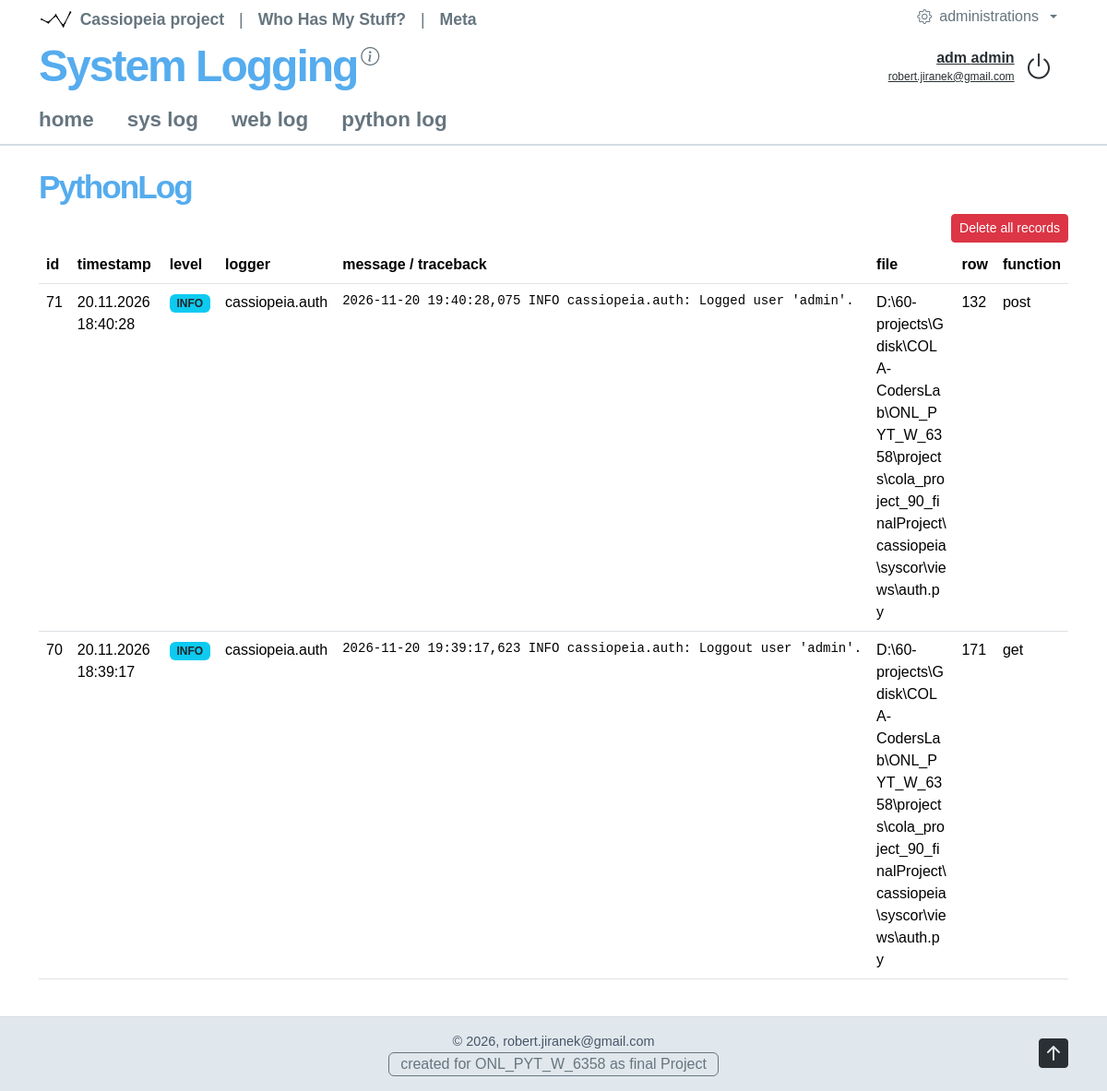
Before: /syslog/pythonloglist (signed in) with the older database file.
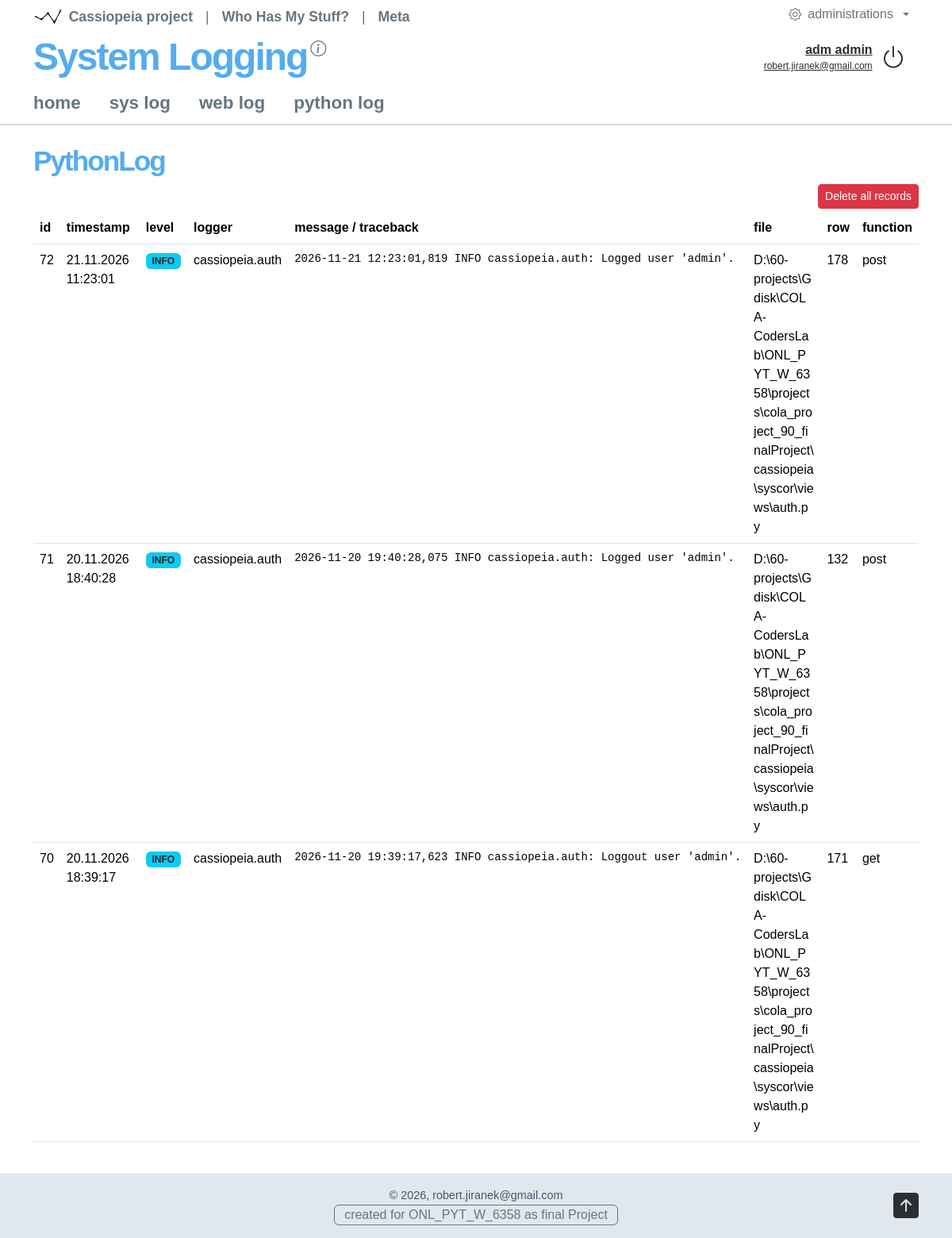
After: the same page with the newer database file.
### syscor/models.py (models this page shows)
class PythonLog(models.Model):
    timestamp = models.DateTimeField(auto_now_add=True, db_index=True)
    level = models.CharField(max_length=10, db_index=True)
    logger_name = models.CharField(max_length=255)
    message = models.TextField()
    pathname = models.TextField()
    lineno = models.PositiveIntegerField()
    func_name = models.CharField(max_length=255)
    class Meta:
        ordering = ["-timestamp", "-id"]

### syslog/views/syslog.py (the view)
# urls.py: path("pythonloglist", PythonLogListView.as_view(), name="pythonloglist"),
class PythonLogListView(SysAuthNoPermission, View):
    permission_required = "syscor.view_pythonlog"
    def get(self, request):
        logs = PythonLog.objects.order_by("-timestamp", "-id")[:100]
        return self.page_render(
            request, "pythonloglist", {"pythonlogs": logs}
        )

### syscor/views/tools.py (called while the page is built)
    @staticmethod
    def session_clear(request, session_name):
        request.session.pop(session_name, None)
        return True

### syscor/views/web.py (called while the page is built)
    @staticmethod
    def web_application_attribute_get(application_code: str = 'cassiopeia', application_attribut: str = None) -> dict[str, str] | str:
        application_code = application_code.lower()
        attribs = WEB_APPLICATIONS[application_code].copy()
        attribs['application_code'] = application_code
        if application_attribut is None:
            return attribs
        else:
            application_attribut = application_attribut.lower()
            return attribs[application_attribut]

    @staticmethod
    def web_application_module_attribute_get(module_code: str = 'cassiopeia', module_attribut: str = None) -> dict[str, str] | str:
        module_code = module_code.lower()
        attribs = WEB_APPLICATION_MODULES[module_code].copy()
        attribs['module_code'] = module_code
        if module_attribut is None:
            return attribs
        else:
            module_attribut = module_attribut.lower()
            return attribs[module_attribut]

### syslog/templates/pythonloglist.html (shortened to what this page needs)
{% extends "syscor-body.html" %}
{% block content-l2 %}
<h1>{{web_page_attributes.module_name}} </h1>
{% if perms.syscor.delete_pythonlog %}
<div class="d-flex justify-content-end mb-1">
    <form method="post"
          action="{% url 'pythonlogclear' %}"
          onsubmit="return confirm('Really delete all records?');">
        <button type="submit" class="btn btn-danger btn-sm">
            Delete all records
        </button>
    </form>
</div>
{% endif %}
<div class="table">
<table class="table">
    <tr>
        <th>id</th>
        <th>timestamp</th>
        <th>level</th>
        <th>logger</th>
        <th>message / traceback</th>
        <th>file</th>
        <th>row</th>
        <th>function</th>
    </tr>
{% for log in web_data.pythonlogs %}
    <tr>
        <td>{{ log.id }}</td>
        <td>{{ log.timestamp|date:"d.m.Y H:i:s" }}</td>
        <td>
            <span class="badge {% if log.level == 'CRITICAL' or log.level == 'ERROR' %}bg-danger{% elif log.level == 'WARNING' %}bg-warning text-dark{% elif log.level == 'INFO' %}bg-info text-dark{% else %}bg-secondary{% endif %}">
                {{ log.level }}
            </span>
        </td>
        <td>{{ log.logger_name }}</td>
        <td>
            <pre class="mb-0">{{ log.message }}</pre>
        </td>
        <td class="text-break">{{ log.pathname }}</td>
        <td>{{ log.lineno }}</td>
        <td>{{ log.func_name }}</td>
    </tr>
{% empty %}
    <tr>
        <td colspan="8" class="text-center text-muted">
            No records in the table.
        </td>
    </tr>
{% endfor %}
</table>
</div>
{% endblock %}

Changed rows visible on the page:
added PythonLog: id "72", timestamp "21.11.2026 11:23:01", level "INFO", logger_name "cassiopeia.auth", message "2026-11-21 12:23:01,819 INFO cassiopeia.auth: Logged user 'admin'.", pathname "D:\\60-projects\\Gdisk\\COLA-CodersLab\\ONL_PYT_W_6358\\projects\\cola_project_90_finalProject\\cassiopeia\\syscor\\views\\auth.py", lineno "178", func_name "post"
